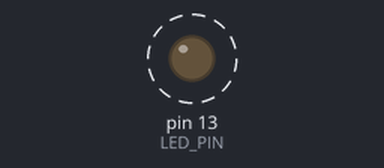
This sketch was run on a simulated Arduino Uno, built with avr-gcc and run on an emulated ATmega328P. Parts: output pins drawn as LEDs (lit = HIGH). Dashed ring = blinking. What the sketch prints to the serial monitor is not drawn.

Above: at 1.1 s.
Timing chart, 0 to 5.3 s (numbered marks = the images above):
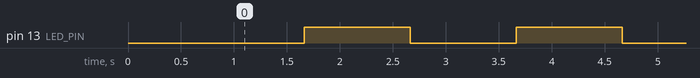

The sketch:

Bitwise.ino
```cpp
byte varByte = 0b11001100;    
int varInt = 255;              
long varLong = 100000;        
float varFloat = 3.14;        
bool varBool = true;          

byte estadoLed = 0;
int contador = 0;
const int LED_PIN = 13;
void setup() {
  pinMode(LED_PIN, OUTPUT);
  Serial.begin(9600);
 
  Serial.println("=== DEMOSTRACION DE TIPOS DE DATOS Y OPERACIONES ===");
  Serial.println("\n1. Tipo BYTE (Bitwise):");
  Serial.print("   varByte original: "); Serial.println(varByte, BIN);
  Serial.print("   varByte AND 0b10101010: "); Serial.println(varByte & 0b10101010, BIN);
  Serial.print("   NOT varByte (~): "); Serial.println((byte)~varByte, BIN);
  Serial.println("\n2. Tipo INT (Bitwise):");
  Serial.print("   varInt original: "); Serial.println(varInt);
  Serial.print("   varInt SHIFT LEFT (<< 2): "); Serial.println(varInt << 2);
  Serial.print("   varInt XOR 15: "); Serial.println(varInt ^ 15);
  Serial.println("\n3. Tipo LONG (Bitwise):");
  Serial.print("   varLong original: "); Serial.println(varLong);
  Serial.print("   varLong OR 500: "); Serial.println(varLong | 500);
  Serial.println("\n4. Tipo FLOAT (Aritmetica):");
  Serial.print("   varFloat original: "); Serial.println(varFloat);
  Serial.print("   varFloat * 2.5: "); Serial.println(varFloat * 2.5);
  Serial.println("\n5. Tipo BOOL (Logica):");
  Serial.print("   varBool original (1=true): "); Serial.println(varBool);
  Serial.print("   varBool AND false (&&): "); Serial.println(varBool && false);
  Serial.println("\n====================================================");
  Serial.println("Iniciando bucle principal del LED (Bitwise en accion)...");
  Serial.println("====================================================");
  estadoLed = estadoLed | (1 << 0);
}
void loop() {
  estadoLed = estadoLed ^ 0b00000001;
 
  if ((estadoLed & 1) == 1) {
    digitalWrite(LED_PIN, HIGH);
  } else {
    digitalWrite(LED_PIN, LOW);
  }
 
  delay(500);
 
  contador = (contador + 1) % 8;
 
  Serial.print("Desplazamiento LED (1 << ");
  Serial.print(contador);
  Serial.print(") en binario: ");
  Serial.println(1 << contador, BIN);
 
  delay(500);
}
```

Measured:
- by itself, pin 13 (LED_PIN): alternates HIGH for 1.0 s and LOW for 1.0 s
